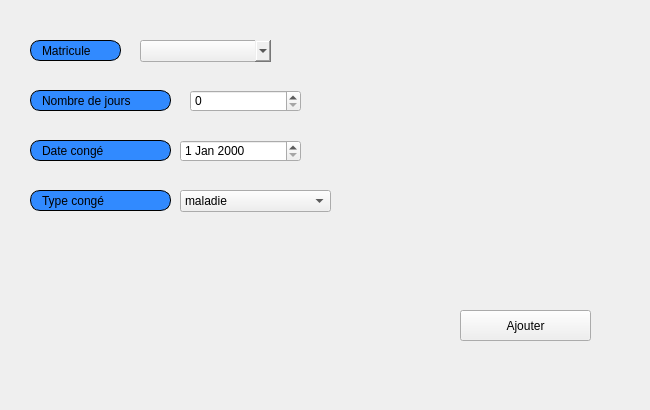
     <widget class="QWidget" name="tab_8">
      <attribute name="title">
       <string>Ajouter</string>
      </attribute>
      <widget class="QDateEdit" name="date_conge_ajouter">
       <property name="geometry">
        <rect>
         <x>180</x>
         <y>140</y>
         <width>121</width>
         <height>22</height>
        </rect>
       </property>
       <property name="styleSheet">
        <string notr="true">font: bold, &quot;Arial&quot;;;</string>
       </property>
      </widget>
      <widget class="QLabel" name="label_22">
       <property name="geometry">
        <rect>
         <x>30</x>
         <y>90</y>
         <width>141</width>
         <height>21</height>
        </rect>
       </property>
       <property name="styleSheet">
        <string notr="true">border: 1px solid black;
border-radius: 10px;
padding: 0 8px;
background: #318aff;
font: bold, &quot;Arial&quot;;;
text-align:center;
</string>
       </property>
       <property name="text">
        <string>Nombre de jours</string>
       </property>
      </widget>
      <widget class="QLabel" name="label_24">
       <property name="geometry">
        <rect>
         <x>30</x>
         <y>190</y>
         <width>141</width>
         <height>21</height>
        </rect>
       </property>
       <property name="styleSheet">
        <string notr="true">border: 1px solid black;
border-radius: 10px;
padding: 0 8px;
background: #318aff;
font: bold, &quot;Arial&quot;;;
text-align:center;
</string>
       </property>
       <property name="text">
        <string>Type congé</string>
       </property>
      </widget>
      <widget class="QLabel" name="label_23">
       <property name="geometry">
        <rect>
         <x>30</x>
         <y>140</y>
         <width>141</width>
         <height>21</height>
        </rect>
       </property>
       <property name="styleSheet">
        <string notr="true">border: 1px solid black;
border-radius: 10px;
padding: 0 8px;
background: #318aff;
font: bold, &quot;Arial&quot;;;
text-align:center;
</string>
       </property>
       <property name="text">
        <string>Date congé</string>
       </property>
      </widget>
      <widget class="QComboBox" name="combobox_conge_type">
       <property name="geometry">
        <rect>
         <x>180</x>
         <y>190</y>
         <width>151</width>
         <height>22</height>
        </rect>
       </property>
       <property name="styleSheet">
        <string notr="true">font: bold, &quot;Arial&quot;;;

QComboBox {
    margin-right: 20px;
}
QComboBox::drop-down {
    subcontrol-origin: margin;
}
font: bold, &quot;Arial&quot;;;</string>
       </property>
       <item>
        <property name="text">
         <string>maladie</string>
        </property>
       </item>
       <item>
        <property name="text">
         <string>maternite</string>
        </property>
       </item>
       <item>
        <property name="text">
         <string>fetes</string>
        </property>
       </item>
      </widget>
      <widget class="QLabel" name="label_21">
       <property name="geometry">
        <rect>
         <x>30</x>
         <y>40</y>
         <width>91</width>
         <height>21</height>
        </rect>
       </property>
       <property name="styleSheet">
        <string notr="true">border: 1px solid black;
border-radius: 10px;
padding: 0 8px;
background: #318aff;
font: bold, &quot;Arial&quot;;;
text-align:center;
</string>
       </property>
       <property name="text">
        <string>Matricule</string>
       </property>
      </widget>
      <widget class="QSpinBox" name="nbrej_conge_ajouter">
       <property name="geometry">
        <rect>
         <x>190</x>
         <y>90</y>
         <width>111</width>
         <height>22</height>
        </rect>
       </property>
       <property name="styleSheet">
        <string notr="true">font: bold, &quot;Arial&quot;;;QComboBox {
    margin-right: 20px;
}
QComboBox::drop-down {
    subcontrol-origin: margin;
}</string>
       </property>
      </widget>
      <widget class="QComboBox" name="combobox_matricule_conge">
       <property name="geometry">
        <rect>
         <x>140</x>
         <y>40</y>
         <width>151</width>
         <height>22</height>
        </rect>
       </property>
       <property name="styleSheet">
        <string notr="true">QComboBox {
    margin-right: 20px;
}
QComboBox::drop-down {
    subcontrol-origin: margin;
}</string>
       </property>
      </widget>
      <widget class="QPushButton" name="ajouter_conge">
       <property name="geometry">
        <rect>
         <x>460</x>
         <y>310</y>
         <width>131</width>
         <height>31</height>
        </rect>
       </property>
       <property name="styleSheet">
        <string notr="true">#ajouter_conge{
font: bold, &quot;Arial&quot;;;     background-color: qlineargradient(x1: 0, y1: 0, x2: 0, y2: 1,
                                       stop: 0 #dadbde, stop: 1 #f6f7fa);
}
#ajouter_conge:pressed {
font: bold, &quot;Arial&quot;;;     background-color: qlineargradient(x1: 0, y1: 0, x2: 0, y2: 1,
                                       stop: 0 #dadbde, stop: 1 #fff07b);


}</string>
       </property>
       <property name="text">
        <string>Ajouter</string>
       </property>
       <property name="icon">
        <iconset resource="ressources.qrc">
         <normaloff>:/images/img/app.png</normaloff>:/images/img/app.png</iconset>
       </property>
      </widget>
      <widget class="QLabel" name="label_39">
       <property name="geometry">
        <rect>
         <x>-10</x>
         <y>-10</y>
         <width>641</width>
         <height>401</height>
        </rect>
       </property>
       <property name="text">
        <string/>
       </property>
       <property name="pixmap">
        <pixmap resource="ressources.qrc">:/images/img/imf.jpg</pixmap>
       </property>
       <property name="scaledContents">
        <bool>true</bool>
       </property>
      </widget>
      <zorder>label_39</zorder>
      <zorder>date_conge_ajouter</zorder>
      <zorder>label_22</zorder>
      <zorder>label_24</zorder>
      <zorder>label_23</zorder>
      <zorder>combobox_conge_type</zorder>
      <zorder>label_21</zorder>
      <zorder>nbrej_conge_ajouter</zorder>
      <zorder>combobox_matricule_conge</zorder>
      <zorder>ajouter_conge</zorder>
     </widget>
